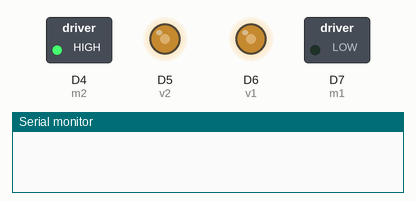
Bench run of a sketch on a simulated Arduino Due. Parts: switched loads named in the sketch (green lamp = pin HIGH), output pins drawn as LEDs (lit = HIGH), the last lines printed to the serial monitor.

Above: at 0.05 s.
At 5.0 s:
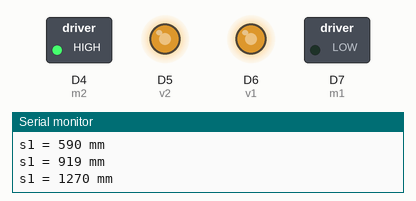
At 10.0 s:
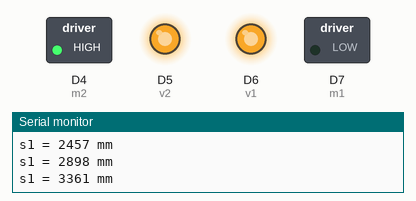
Timing chart, 0 to 11.5 s (numbered marks = the images above):
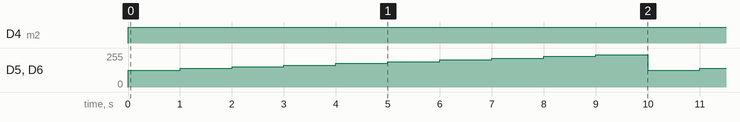

Measured:
- by itself, D4 (m2): LOW → HIGH at 0.00 s
- by itself, D5 (v2), D6 (v1): repeats every 10.0 s: 139/255 1.0 s, 152/255 1.0 s, 165/255 1.0 s, 178/255 1.0 s, 191/255 1.0 s, 204/255 1.0 s, 217/255 1.0 s, 230/255 1.0 s, 243/255 1.0 s, 126/255 1.0 s

The sketch:

mobil_robot1.ino
```cpp
int m1 = 7;
int m2 = 4;

int v1 = 6;
int v2 = 5;

float h= 0.144;
int s= 0;
int s1 = 0;
float l = 155.4;
float n = 1.83;


void setup()
{
  Serial.begin(9600);
  pinMode(m1,OUTPUT);
  pinMode(v1,OUTPUT);
  pinMode(m2,OUTPUT);
  pinMode(v2,OUTPUT);
  analogWrite(v1, 0);
  analogWrite(v2, 0);

}

void loop() {

for (int i =126; i<255; i+=13)
{
  digitalWrite(m1,LOW);
  digitalWrite(m2,HIGH);
  analogWrite(v1, i);
  analogWrite(v2, i);
  delay(1000);
  s=l*n;
  s1=s1+s;
  n=n+h;

  Serial.print("s1 = ");
  Serial.print(s1);
  Serial.print(" mm ");
  Serial.println("  ");
  }
  analogWrite(v1, 0);
  analogWrite(v2, 0);


    }
```
